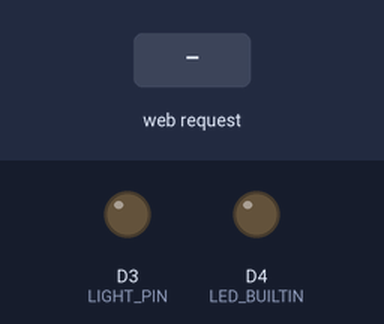
The program below on a simulated ESP8266 (NodeMCU). Shown: output pins drawn as LEDs (lit = HIGH, except the on-board LED, lit = LOW). The inputs (shaded band) are chosen by the test bench. WiFi joins after 1.5 s; servers stay silent unless stated; uploads are accepted with an empty reply; what the program prints to the serial monitor is not drawn.

Above: at 2.9 s.
3.0 s: HTTP request GET /set?value=true received
At 3.6 s:
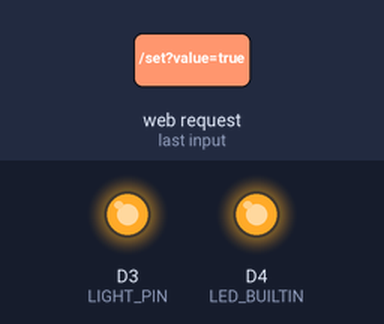
4.5 s: HTTP request GET /set?value=false received
At 5.9 s:
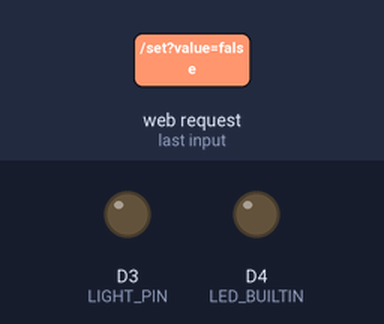
Timing chart, 0 to 7.5 s (numbered marks = the images above; inputs shaded):
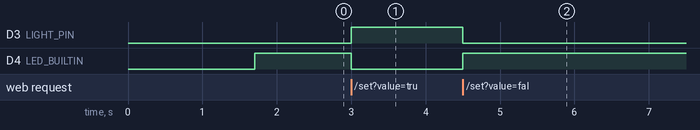

The program:

main.cpp
```cpp
#include <Arduino.h>
#include <ESP8266WebServer.h>
#include <wifi_config.h>

ESP8266WebServer server(80);
uint8_t LIGHT_PIN = D3;
int LIGHT_STATE = LOW;

void set() {
  String value = server.arg("value");
  if (value == "true") {
    digitalWrite(LIGHT_PIN, HIGH);
    // Don't really understand how this works but LOW, turns the built in led ON
    digitalWrite(LED_BUILTIN, LOW);
    LIGHT_STATE = LOW;
  }
  if (value == "false") {
    digitalWrite(LIGHT_PIN, LOW);
    // HIGH turns built in led OFF
    digitalWrite(LED_BUILTIN, HIGH);
    LIGHT_STATE = HIGH;
  }
  // Serial.println(value);
  server.send(200, "text/plain", "true");
}

void getState() {
  server.send(200, "text/plain", String(LIGHT_STATE));
}

void init_server() {
  server.on("/set", set);
  server.on("/get-state", getState);
  server.begin();
}

void setup() {
  Serial.begin(9600);
  pinMode(LED_BUILTIN, OUTPUT);
  pinMode(LIGHT_PIN, OUTPUT);

  digitalWrite(LIGHT_PIN, LOW);

  wifi_connect();
  ping();

  init_server();

  digitalWrite(LED_BUILTIN, HIGH);
}

unsigned long previousMillis = 0;
unsigned long interval = 10 * 1000;
void loop() {
  unsigned long currentMills = millis();

  server.handleClient();

  if (currentMills - previousMillis >= interval) {
    previousMillis = currentMills;
    ping();
  }
} 
```

wifi_config.h
```cpp
#ifndef WIFI_INFO_H_
#define WIFI_INFO_H_

#if defined(ESP8266)
#include <ESP8266HTTPClient.h>
#include <ESP8266WiFi.h>
#include <WiFiClient.h>
#elif defined(ESP32)
#endif

HTTPClient http;
WiFiClient wifiClient;

// Replace this with out own info:
const char *ssid = "";
const char *password = "";

// IP address where the home-hub-free server is running
String home_server = "";

const uint32 chipId = ESP.getChipId();

void wifi_connect() {
  WiFi.persistent(false);
  WiFi.mode(WIFI_STA);
  WiFi.setAutoReconnect(true);
  WiFi.begin(ssid, password);
  Serial.println("WiFi connecting...");
  while (!WiFi.isConnected()) {
    delay(100);
    Serial.print(".");
  }
  Serial.print("\n");
  Serial.printf("WiFi connected, IP: %s\n", WiFi.localIP().toString().c_str());
}

void ping() {
  http.begin(wifiClient, home_server + "/device-declare");
  http.addHeader("Content-Type", "application/json");
  String id = String(chipId);
  String jsonString = "{ \"id\": \"" + id + "\", \"name\": \"cooling-system\" }";
  int httpCode = http.POST(jsonString);

  if (httpCode > 0) {
    String result = http.getString();
    Serial.print("Ping sent to server: ");
    Serial.println(result);
  } else {
    Serial.print("Oops: ");
    Serial.println(httpCode);
  }
  http.end();
}

#endif /* WIFI_INFO_H_ */
```

Measured:
- after the input at 3.0 s, D3 (LIGHT_PIN): LOW → HIGH at once; D4 (LED_BUILTIN): HIGH → LOW at once
- after the input at 4.5 s, D3 (LIGHT_PIN): HIGH → LOW at once; D4 (LED_BUILTIN): LOW → HIGH at once
